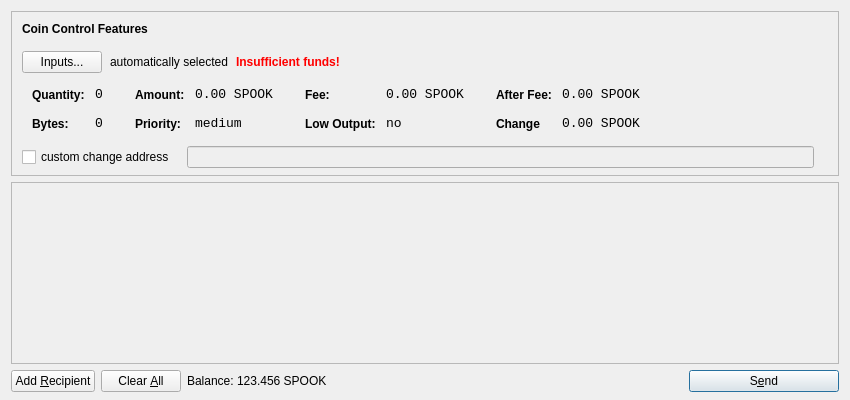
<?xml version="1.0" encoding="UTF-8"?>
<ui version="4.0">
 <class>SendCoinsDialog</class>
 <widget class="QDialog" name="SendCoinsDialog">
  <property name="geometry">
   <rect>
    <x>0</x>
    <y>0</y>
    <width>850</width>
    <height>400</height>
   </rect>
  </property>
  <property name="windowTitle">
   <string>Send Coins</string>
  </property>
  <layout class="QVBoxLayout" name="verticalLayout" stretch="0,1,0">
   <property name="bottomMargin">
    <number>8</number>
   </property>
   <item>
    <widget class="QFrame" name="frameCoinControl">
     <property name="sizePolicy">
      <sizepolicy hsizetype="Expanding" vsizetype="Expanding">
       <horstretch>0</horstretch>
       <verstretch>0</verstretch>
      </sizepolicy>
     </property>
     <property name="maximumSize">
      <size>
       <width>16777215</width>
       <height>16777215</height>
      </size>
     </property>
     <property name="frameShape">
      <enum>QFrame::StyledPanel</enum>
     </property>
     <property name="frameShadow">
      <enum>QFrame::Sunken</enum>
     </property>
     <layout class="QVBoxLayout" name="verticalLayoutCoinControl2">
      <property name="spacing">
       <number>-1</number>
      </property>
      <property name="leftMargin">
       <number>0</number>
      </property>
      <property name="topMargin">
       <number>0</number>
      </property>
      <property name="rightMargin">
       <number>0</number>
      </property>
      <property name="bottomMargin">
       <number>6</number>
      </property>
      <item>
       <layout class="QVBoxLayout" name="verticalLayoutCoinControl" stretch="0,0,0,0,1">
        <property name="spacing">
         <number>0</number>
        </property>
        <property name="leftMargin">
         <number>10</number>
        </property>
        <property name="topMargin">
         <number>10</number>
        </property>
        <item>
         <layout class="QHBoxLayout" name="horizontalLayoutCoinControl1">
          <property name="bottomMargin">
           <number>15</number>
          </property>
          <item>
           <widget class="QLabel" name="labelCoinControlFeatures">
            <property name="sizePolicy">
             <sizepolicy hsizetype="Preferred" vsizetype="Maximum">
              <horstretch>0</horstretch>
              <verstretch>0</verstretch>
             </sizepolicy>
            </property>
            <property name="font">
             <font>
              <weight>75</weight>
              <bold>true</bold>
             </font>
            </property>
            <property name="styleSheet">
             <string notr="true">font-weight:bold;</string>
            </property>
            <property name="text">
             <string>Coin Control Features</string>
            </property>
           </widget>
          </item>
         </layout>
        </item>
        <item>
         <layout class="QHBoxLayout" name="horizontalLayoutCoinControl2" stretch="0,0,0,0">
          <property name="spacing">
           <number>8</number>
          </property>
          <property name="bottomMargin">
           <number>10</number>
          </property>
          <item>
           <widget class="QPushButton" name="pushButtonCoinControl">
            <property name="styleSheet">
             <string notr="true"/>
            </property>
            <property name="text">
             <string>Inputs...</string>
            </property>
           </widget>
          </item>
          <item>
           <widget class="QLabel" name="labelCoinControlAutomaticallySelected">
            <property name="text">
             <string>automatically selected</string>
            </property>
            <property name="margin">
             <number>5</number>
            </property>
           </widget>
          </item>
          <item>
           <widget class="QLabel" name="labelCoinControlInsuffFunds">
            <property name="font">
             <font>
              <weight>75</weight>
              <bold>true</bold>
             </font>
            </property>
            <property name="styleSheet">
             <string notr="true">color:red;font-weight:bold;</string>
            </property>
            <property name="text">
             <string>Insufficient funds!</string>
            </property>
            <property name="margin">
             <number>5</number>
            </property>
           </widget>
          </item>
          <item>
           <spacer name="horizontalSpacerCoinControl">
            <property name="orientation">
             <enum>Qt::Horizontal</enum>
            </property>
            <property name="sizeHint" stdset="0">
             <size>
              <width>40</width>
              <height>1</height>
             </size>
            </property>
           </spacer>
          </item>
         </layout>
        </item>
        <item>
         <widget class="QWidget" name="widgetCoinControl" native="true">
          <property name="sizePolicy">
           <sizepolicy hsizetype="Preferred" vsizetype="Preferred">
            <horstretch>0</horstretch>
            <verstretch>0</verstretch>
           </sizepolicy>
          </property>
          <property name="minimumSize">
           <size>
            <width>0</width>
            <height>0</height>
           </size>
          </property>
          <property name="styleSheet">
           <string notr="true"/>
          </property>
          <layout class="QHBoxLayout" name="horizontalLayoutCoinControl5">
           <property name="margin">
            <number>0</number>
           </property>
           <item>
            <layout class="QHBoxLayout" name="horizontalLayoutCoinControl3" stretch="0,0,0,1">
             <property name="spacing">
              <number>20</number>
             </property>
             <property name="topMargin">
              <number>0</number>
             </property>
             <property name="bottomMargin">
              <number>10</number>
             </property>
             <item>
              <layout class="QFormLayout" name="formLayoutCoinControl1">
               <property name="horizontalSpacing">
                <number>10</number>
               </property>
               <property name="verticalSpacing">
                <number>14</number>
               </property>
               <property name="leftMargin">
                <number>10</number>
               </property>
               <property name="topMargin">
                <number>4</number>
               </property>
               <property name="rightMargin">
                <number>6</number>
               </property>
               <item row="0" column="0">
                <widget class="QLabel" name="labelCoinControlQuantityText">
                 <property name="styleSheet">
                  <string notr="true">font-weight:bold;</string>
                 </property>
                 <property name="text">
                  <string>Quantity:</string>
                 </property>
                 <property name="margin">
                  <number>0</number>
                 </property>
                </widget>
               </item>
               <item row="0" column="1">
                <widget class="QLabel" name="labelCoinControlQuantity">
                 <property name="font">
                  <font>
                   <family>Monospace</family>
                   <pointsize>10</pointsize>
                  </font>
                 </property>
                 <property name="cursor">
                  <cursorShape>IBeamCursor</cursorShape>
                 </property>
                 <property name="contextMenuPolicy">
                  <enum>Qt::ActionsContextMenu</enum>
                 </property>
                 <property name="text">
                  <string>0</string>
                 </property>
                 <property name="margin">
                  <number>0</number>
                 </property>
                 <property name="textInteractionFlags">
                  <set>Qt::LinksAccessibleByMouse|Qt::TextSelectableByKeyboard|Qt::TextSelectableByMouse</set>
                 </property>
                </widget>
               </item>
               <item row="1" column="0">
                <widget class="QLabel" name="labelCoinControlBytesText">
                 <property name="styleSheet">
                  <string notr="true">font-weight:bold;</string>
                 </property>
                 <property name="text">
                  <string>Bytes:</string>
                 </property>
                </widget>
               </item>
               <item row="1" column="1">
                <widget class="QLabel" name="labelCoinControlBytes">
                 <property name="font">
                  <font>
                   <family>Monospace</family>
                   <pointsize>10</pointsize>
                  </font>
                 </property>
                 <property name="cursor">
                  <cursorShape>IBeamCursor</cursorShape>
                 </property>
                 <property name="contextMenuPolicy">
                  <enum>Qt::ActionsContextMenu</enum>
                 </property>
                 <property name="text">
                  <string>0</string>
                 </property>
                 <property name="textInteractionFlags">
                  <set>Qt::LinksAccessibleByMouse|Qt::TextSelectableByKeyboard|Qt::TextSelectableByMouse</set>
                 </property>
                </widget>
               </item>
              </layout>
             </item>
             <item>
              <layout class="QFormLayout" name="formLayoutCoinControl2">
               <property name="horizontalSpacing">
                <number>10</number>
               </property>
               <property name="verticalSpacing">
                <number>14</number>
               </property>
               <property name="leftMargin">
                <number>6</number>
               </property>
               <property name="topMargin">
                <number>4</number>
               </property>
               <property name="rightMargin">
                <number>6</number>
               </property>
               <item row="0" column="0">
                <widget class="QLabel" name="labelCoinControlAmountText">
                 <property name="styleSheet">
                  <string notr="true">font-weight:bold;</string>
                 </property>
                 <property name="text">
                  <string>Amount:</string>
                 </property>
                 <property name="margin">
                  <number>0</number>
                 </property>
                </widget>
               </item>
               <item row="0" column="1">
                <widget class="QLabel" name="labelCoinControlAmount">
                 <property name="font">
                  <font>
                   <family>Monospace</family>
                   <pointsize>10</pointsize>
                  </font>
                 </property>
                 <property name="cursor">
                  <cursorShape>IBeamCursor</cursorShape>
                 </property>
                 <property name="contextMenuPolicy">
                  <enum>Qt::ActionsContextMenu</enum>
                 </property>
                 <property name="text">
                  <string>0.00 SPOOK</string>
                 </property>
                 <property name="textInteractionFlags">
                  <set>Qt::LinksAccessibleByMouse|Qt::TextSelectableByKeyboard|Qt::TextSelectableByMouse</set>
                 </property>
                </widget>
               </item>
               <item row="1" column="0">
                <widget class="QLabel" name="labelCoinControlPriorityText">
                 <property name="styleSheet">
                  <string notr="true">font-weight:bold;</string>
                 </property>
                 <property name="text">
                  <string>Priority:</string>
                 </property>
                </widget>
               </item>
               <item row="1" column="1">
                <widget class="QLabel" name="labelCoinControlPriority">
                 <property name="font">
                  <font>
                   <family>Monospace</family>
                   <pointsize>10</pointsize>
                  </font>
                 </property>
                 <property name="cursor">
                  <cursorShape>IBeamCursor</cursorShape>
                 </property>
                 <property name="contextMenuPolicy">
                  <enum>Qt::ActionsContextMenu</enum>
                 </property>
                 <property name="text">
                  <string>medium</string>
                 </property>
                 <property name="textInteractionFlags">
                  <set>Qt::LinksAccessibleByMouse|Qt::TextSelectableByKeyboard|Qt::TextSelectableByMouse</set>
                 </property>
                </widget>
               </item>
              </layout>
             </item>
             <item>
              <layout class="QFormLayout" name="formLayoutCoinControl3">
               <property name="horizontalSpacing">
                <number>10</number>
               </property>
               <property name="verticalSpacing">
                <number>14</number>
               </property>
               <property name="leftMargin">
                <number>6</number>
               </property>
               <property name="topMargin">
                <number>4</number>
               </property>
               <property name="rightMargin">
                <number>6</number>
               </property>
               <item row="0" column="0">
                <widget class="QLabel" name="labelCoinControlFeeText">
                 <property name="styleSheet">
                  <string notr="true">font-weight:bold;</string>
                 </property>
                 <property name="text">
                  <string>Fee:</string>
                 </property>
                 <property name="margin">
                  <number>0</number>
                 </property>
                </widget>
               </item>
               <item row="0" column="1">
                <widget class="QLabel" name="labelCoinControlFee">
                 <property name="font">
                  <font>
                   <family>Monospace</family>
                   <pointsize>10</pointsize>
                  </font>
                 </property>
                 <property name="cursor">
                  <cursorShape>IBeamCursor</cursorShape>
                 </property>
                 <property name="contextMenuPolicy">
                  <enum>Qt::ActionsContextMenu</enum>
                 </property>
                 <property name="text">
                  <string>0.00 SPOOK</string>
                 </property>
                 <property name="textInteractionFlags">
                  <set>Qt::LinksAccessibleByMouse|Qt::TextSelectableByKeyboard|Qt::TextSelectableByMouse</set>
                 </property>
                </widget>
               </item>
               <item row="1" column="0">
                <widget class="QLabel" name="labelCoinControlLowOutputText">
                 <property name="styleSheet">
                  <string notr="true">font-weight:bold;</string>
                 </property>
                 <property name="text">
                  <string>Low Output:</string>
                 </property>
                </widget>
               </item>
               <item row="1" column="1">
                <widget class="QLabel" name="labelCoinControlLowOutput">
                 <property name="font">
                  <font>
                   <family>Monospace</family>
                   <pointsize>10</pointsize>
                  </font>
                 </property>
                 <property name="cursor">
                  <cursorShape>IBeamCursor</cursorShape>
                 </property>
                 <property name="contextMenuPolicy">
                  <enum>Qt::ActionsContextMenu</enum>
                 </property>
                 <property name="text">
                  <string>no</string>
                 </property>
                 <property name="textInteractionFlags">
                  <set>Qt::LinksAccessibleByMouse|Qt::TextSelectableByKeyboard|Qt::TextSelectableByMouse</set>
                 </property>
                </widget>
               </item>
              </layout>
             </item>
             <item>
              <layout class="QFormLayout" name="formLayoutCoinControl4">
               <property name="horizontalSpacing">
                <number>10</number>
               </property>
               <property name="verticalSpacing">
                <number>14</number>
               </property>
               <property name="leftMargin">
                <number>6</number>
               </property>
               <property name="topMargin">
                <number>4</number>
               </property>
               <property name="rightMargin">
                <number>6</number>
               </property>
               <item row="0" column="0">
                <widget class="QLabel" name="labelCoinControlAfterFeeText">
                 <property name="styleSheet">
                  <string notr="true">font-weight:bold;</string>
                 </property>
                 <property name="text">
                  <string>After Fee:</string>
                 </property>
                 <property name="margin">
                  <number>0</number>
                 </property>
                </widget>
               </item>
               <item row="0" column="1">
                <widget class="QLabel" name="labelCoinControlAfterFee">
                 <property name="font">
                  <font>
                   <family>Monospace</family>
                   <pointsize>10</pointsize>
                  </font>
                 </property>
                 <property name="cursor">
                  <cursorShape>IBeamCursor</cursorShape>
                 </property>
                 <property name="contextMenuPolicy">
                  <enum>Qt::ActionsContextMenu</enum>
                 </property>
                 <property name="text">
                  <string>0.00 SPOOK</string>
                 </property>
                 <property name="textInteractionFlags">
                  <set>Qt::LinksAccessibleByMouse|Qt::TextSelectableByKeyboard|Qt::TextSelectableByMouse</set>
                 </property>
                </widget>
               </item>
               <item row="1" column="0">
                <widget class="QLabel" name="labelCoinControlChangeText">
                 <property name="styleSheet">
                  <string notr="true">font-weight:bold;</string>
                 </property>
                 <property name="text">
                  <string>Change</string>
                 </property>
                </widget>
               </item>
               <item row="1" column="1">
                <widget class="QLabel" name="labelCoinControlChange">
                 <property name="font">
                  <font>
                   <family>Monospace</family>
                   <pointsize>10</pointsize>
                  </font>
                 </property>
                 <property name="cursor">
                  <cursorShape>IBeamCursor</cursorShape>
                 </property>
                 <property name="contextMenuPolicy">
                  <enum>Qt::ActionsContextMenu</enum>
                 </property>
                 <property name="text">
                  <string>0.00 SPOOK</string>
                 </property>
                 <property name="textInteractionFlags">
                  <set>Qt::LinksAccessibleByMouse|Qt::TextSelectableByKeyboard|Qt::TextSelectableByMouse</set>
                 </property>
                </widget>
               </item>
              </layout>
             </item>
            </layout>
           </item>
          </layout>
         </widget>
        </item>
        <item>
         <layout class="QHBoxLayout" name="horizontalLayoutCoinControl4" stretch="0,0,0">
          <property name="spacing">
           <number>12</number>
          </property>
          <property name="sizeConstraint">
           <enum>QLayout::SetDefaultConstraint</enum>
          </property>
          <property name="topMargin">
           <number>5</number>
          </property>
          <property name="rightMargin">
           <number>5</number>
          </property>
          <item>
           <widget class="QCheckBox" name="checkBoxCoinControlChange">
            <property name="text">
             <string>custom change address</string>
            </property>
           </widget>
          </item>
          <item>
           <widget class="QLineEdit" name="lineEditCoinControlChange">
            <property name="enabled">
             <bool>false</bool>
            </property>
            <property name="sizePolicy">
             <sizepolicy hsizetype="Expanding" vsizetype="Fixed">
              <horstretch>0</horstretch>
              <verstretch>0</verstretch>
             </sizepolicy>
            </property>
           </widget>
          </item>
          <item>
           <widget class="QLabel" name="labelCoinControlChangeLabel">
            <property name="sizePolicy">
             <sizepolicy hsizetype="Preferred" vsizetype="Expanding">
              <horstretch>0</horstretch>
              <verstretch>0</verstretch>
             </sizepolicy>
            </property>
            <property name="minimumSize">
             <size>
              <width>0</width>
              <height>0</height>
             </size>
            </property>
            <property name="text">
             <string/>
            </property>
            <property name="margin">
             <number>3</number>
            </property>
           </widget>
          </item>
         </layout>
        </item>
        <item>
         <spacer name="verticalSpacerCoinControl">
          <property name="orientation">
           <enum>Qt::Vertical</enum>
          </property>
          <property name="sizeHint" stdset="0">
           <size>
            <width>800</width>
            <height>1</height>
           </size>
          </property>
         </spacer>
        </item>
       </layout>
      </item>
     </layout>
    </widget>
   </item>
   <item>
    <widget class="QScrollArea" name="scrollArea">
     <property name="widgetResizable">
      <bool>true</bool>
     </property>
     <widget class="QWidget" name="scrollAreaWidgetContents">
      <property name="geometry">
       <rect>
        <x>0</x>
        <y>0</y>
        <width>830</width>
        <height>165</height>
       </rect>
      </property>
      <layout class="QVBoxLayout" name="verticalLayout_2">
       <property name="margin">
        <number>0</number>
       </property>
       <item>
        <layout class="QVBoxLayout" name="entries">
         <property name="spacing">
          <number>6</number>
         </property>
        </layout>
       </item>
       <item>
        <spacer name="verticalSpacer">
         <property name="orientation">
          <enum>Qt::Vertical</enum>
         </property>
         <property name="sizeHint" stdset="0">
          <size>
           <width>20</width>
           <height>40</height>
          </size>
         </property>
        </spacer>
       </item>
      </layout>
     </widget>
    </widget>
   </item>
   <item>
    <layout class="QHBoxLayout" name="horizontalLayout">
     <item>
      <widget class="QPushButton" name="addButton">
       <property name="toolTip">
        <string>Send to multiple recipients at once</string>
       </property>
       <property name="text">
        <string>Add &amp;Recipient</string>
       </property>
       <property name="icon">
        <iconset resource="../bitcoin.qrc">
         <normaloff>:/icons/add</normaloff>:/icons/add</iconset>
       </property>
       <property name="autoDefault">
        <bool>false</bool>
       </property>
      </widget>
     </item>
     <item>
      <widget class="QPushButton" name="clearButton">
       <property name="sizePolicy">
        <sizepolicy hsizetype="Minimum" vsizetype="Fixed">
         <horstretch>0</horstretch>
         <verstretch>0</verstretch>
        </sizepolicy>
       </property>
       <property name="toolTip">
        <string>Remove all transaction fields</string>
       </property>
       <property name="text">
        <string>Clear &amp;All</string>
       </property>
       <property name="icon">
        <iconset resource="../bitcoin.qrc">
         <normaloff>:/icons/remove</normaloff>:/icons/remove</iconset>
       </property>
       <property name="autoRepeatDelay">
        <number>300</number>
       </property>
       <property name="autoDefault">
        <bool>false</bool>
       </property>
      </widget>
     </item>
     <item>
      <layout class="QHBoxLayout" name="horizontalLayout_2">
       <property name="spacing">
        <number>3</number>
       </property>
       <item>
        <widget class="QLabel" name="label">
         <property name="sizePolicy">
          <sizepolicy hsizetype="Preferred" vsizetype="Fixed">
           <horstretch>0</horstretch>
           <verstretch>0</verstretch>
          </sizepolicy>
         </property>
         <property name="text">
          <string>Balance:</string>
         </property>
        </widget>
       </item>
       <item>
        <widget class="QLabel" name="labelBalance">
         <property name="sizePolicy">
          <sizepolicy hsizetype="Preferred" vsizetype="Fixed">
           <horstretch>0</horstretch>
           <verstretch>0</verstretch>
          </sizepolicy>
         </property>
         <property name="cursor">
          <cursorShape>IBeamCursor</cursorShape>
         </property>
         <property name="text">
          <string>123.456 SPOOK</string>
         </property>
         <property name="textInteractionFlags">
          <set>Qt::LinksAccessibleByMouse|Qt::TextSelectableByKeyboard|Qt::TextSelectableByMouse</set>
         </property>
        </widget>
       </item>
      </layout>
     </item>
     <item>
      <spacer name="horizontalSpacer">
       <property name="orientation">
        <enum>Qt::Horizontal</enum>
       </property>
       <property name="sizeHint" stdset="0">
        <size>
         <width>40</width>
         <height>20</height>
        </size>
       </property>
      </spacer>
     </item>
     <item>
      <widget class="QPushButton" name="sendButton">
       <property name="minimumSize">
        <size>
         <width>150</width>
         <height>0</height>
        </size>
       </property>
       <property name="toolTip">
        <string>Confirm the send action</string>
       </property>
       <property name="text">
        <string>S&amp;end</string>
       </property>
       <property name="icon">
        <iconset resource="../bitcoin.qrc">
         <normaloff>:/icons/send</normaloff>:/icons/send</iconset>
       </property>
       <property name="default">
        <bool>true</bool>
       </property>
      </widget>
     </item>
    </layout>
   </item>
  </layout>
 </widget>
 <resources>
  <include location="../bitcoin.qrc"/>
 </resources>
 <connections/>
</ui>
